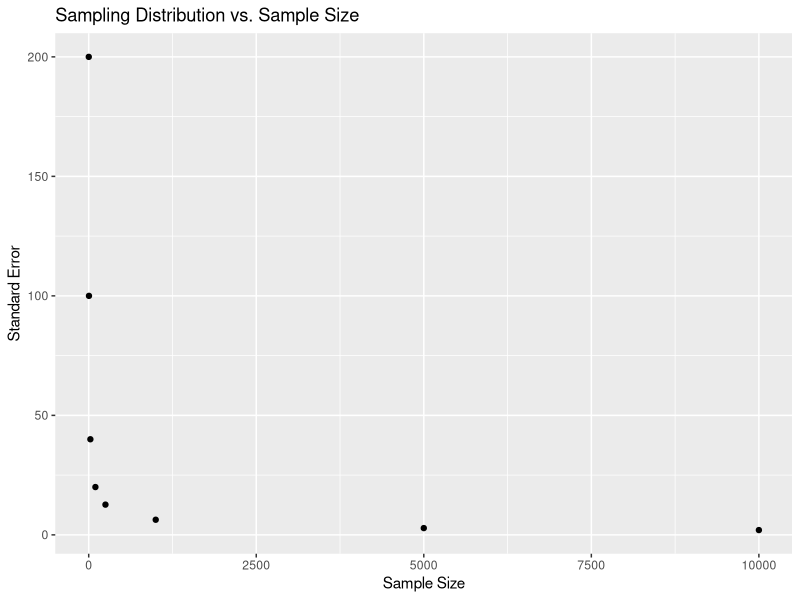

The R script that drew this image:
## ---- chunk 1

library(tidyverse)
library(ggplot2)
library(scales)

## ---- chunk 2
#| echo: false

tibble::tibble(
  `Age group` = c("18-24", "25-30", "31 and up", "TOTAL"),
  `Non-voters` = c(70, 40, 220, 330),
  Voters = c(50, 50, 570, 670),
  Total = `Non-voters` + Voters
) |> 
  knitr::kable(caption = "Voting by Age in 2000")
## ---- chunk 3

age_25_30 <- 40
non_voters <- 330
total_population <- 1000

probability <- (age_25_30 + non_voters) / total_population

probability


## ---- chunk 4

confidence_interval <- function (p, n) {
  se <- sqrt(p*(1-p)/n)
  lower_range <- p - 1.96*se
  upper_range <- p + 1.96*se
  return(c(lower_range,upper_range))
}

p_18_to_24 <- 70/120
CI_18_to_24 <- confidence_interval(p_18_to_24, 120)

# Careful here! This is p_18_to_24.
p_25_to_30 <- 70/120 
CI_25_to_30 <- confidence_interval(p_25_to_30, 90)


list(CI_18_to_24 = CI_18_to_24, CI_25_to_30 = CI_25_to_30)
## ---- chunk 5

population_stddev <- 200

sample_sizes <- c(1, 4, 25, 100, 250, 1000, 5000, 10000)

standard_errors <- population_stddev / sqrt(sample_sizes)

results <- data.frame(Sample_Size = sample_sizes, Standard_Error = standard_errors)
print(results)





## ---- chunk 6

library(ggplot2)

sample_sizes <- c(1, 4, 25, 100, 250, 1000, 5000, 10000)
standard_errors <- 200 / sqrt(sample_sizes)  # Calculate standard errors

data <- data.frame(Sample_Size = sample_sizes, Standard_Error = standard_errors)

ggplot(data, aes(x = Sample_Size, y = Standard_Error)) +
  geom_point() +
  labs(title = "Sampling Distribution vs. Sample Size",
       x = "Sample Size",
       y = "Standard Error")




## ---- chunk 7

E_95 <- 4.5
Z_90 <- qnorm(0.95) 
Z_95 <- qnorm(0.975) 
E_90 <- E_95 * (Z_90 / Z_95)
E_90




## ---- chunk 8

population_mean <- 20000
population_stddev <- 2000

n <- 900

se <- population_stddev / sqrt(n)

sample_mean <- 20200
z_score_900 <- (sample_mean - population_mean) / se

probability_900 <- 1 - pnorm(z_score_900)

cat("Probability (n = 900):", probability_900, "\n")

n <- 25

se <- population_stddev / sqrt(n)

sample_mean <- 20200
z_score_25 <- (sample_mean - population_mean) / se

probability_25 <- 1 - pnorm(z_score_25)

cat("Probability (n = 25):", probability_25, "\n")




## ---- chunk 9
n_500 <- 500
prob500 <- 0.5

z_500 <- qnorm(0.975)


CI_95_500 <- c(prob500 -z_500 * sqrt(prob500 *(1 - prob500)/ n_500),
               prob500 + z_500 * sqrt(prob500 * (1 - prob500)/ n_500))


CI_95_500
               







## ---- chunk 10

n_5000 <- 5000
prob5000 <- 0.5

z_5000 <- qnorm(0.975)


CI_95_5000 <- c(prob5000 -z_5000 * sqrt(prob5000 *(1 - prob5000)/ n_5000),
               prob5000 + z_5000 * sqrt(prob5000 * (1 - prob5000)/ n_5000))


CI_95_5000


## ---- chunk 11

n_50000 <- 50000
prob50000 <- 0.5

z_50000 <- qnorm(0.975)


CI_95_50000 <- c(prob50000 -z_50000 * sqrt(prob50000 *(1 - prob50000)/ n_50000),
               prob50000 + z_50000 * sqrt(prob50000 * (1 - prob50000)/ n_50000))


CI_95_50000





## ---- chunk 12
p_head <- 0.5

tibble(
  flips = c(500, 5000, 50000),
  expected_n_heads = flips*p_head,
  sd = sqrt(flips*p_head*(1-p_head)),
  lower_ci = expected_n_heads - qnorm(0.975)*sd,
  upper_ci = expected_n_heads + qnorm(0.975)*sd
) |> 
  knitr::kable()
